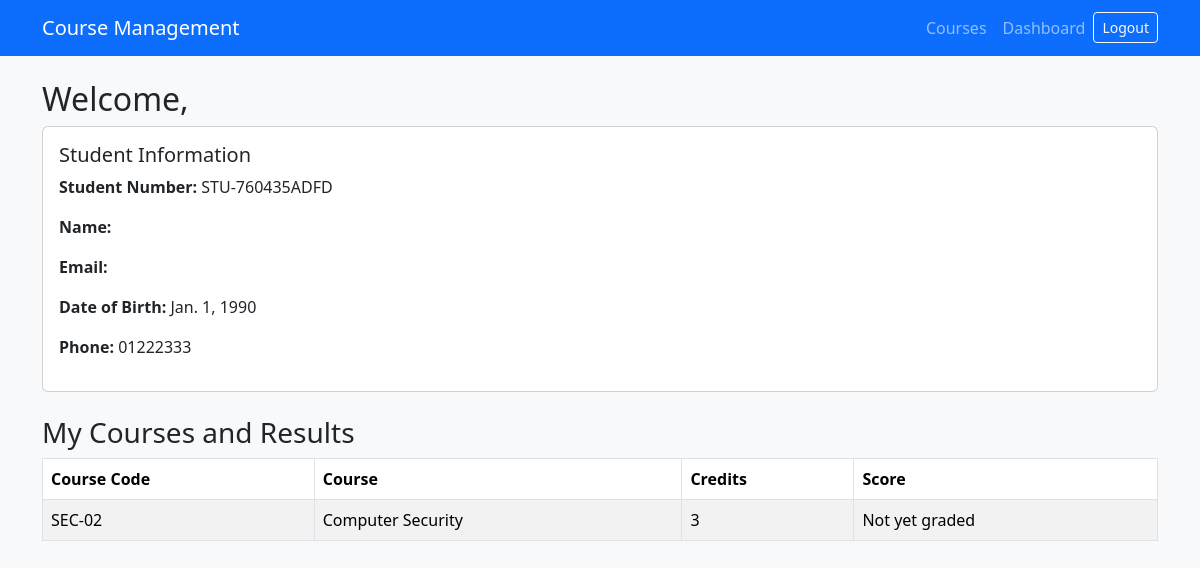
Screenshot of / (signed in) with the database file from the repository.
### records/models.py (models this page shows, shortened)
class Student(models.Model):
    user = models.OneToOneField(
        settings.AUTH_USER_MODEL,
        on_delete=models.CASCADE,
        related_name="student_profile",
    )
    student_number = models.CharField(
        max_length=20,
        unique=True,
        editable=False,
    )
    date_of_birth = models.DateField()
    phone = models.CharField(max_length=30, blank=True)
    address = models.TextField(blank=True)
    created_at = models.DateTimeField(auto_now_add=True)

class Enrollment(models.Model):
    student = models.ForeignKey(
        Student,
        on_delete=models.PROTECT,
        related_name="enrollments",
    )
    course = models.ForeignKey(
        Course,
        on_delete=models.PROTECT,
        related_name="enrollments",
    )
    enrolled_at = models.DateTimeField(auto_now_add=True)
    class Meta:
        constraints = [
            models.UniqueConstraint(
                fields=["student", "course"],
                name="unique_student_course",
            )
        ]

class Course(models.Model):
    code = models.CharField(max_length=20, unique=True)
    title = models.CharField(max_length=200)
    description = models.TextField(blank=True)
    credits = models.PositiveSmallIntegerField(default=3)
    is_active = models.BooleanField(default=True)

### records/views.py (the view)
# urls.py: path("", views.dashboard, name="dashboard"),
@login_required
def dashboard(request):
    if request.user.is_staff:
        return redirect("/admin/")
    student = get_object_or_404(
        Student.objects.prefetch_related(
            "enrollments__course",
            "enrollments__result",
        ),
        user=request.user,
    )
    return render(
        request,
        "records/dashboard.html",
        {"student": student},
    )

### records/templates/records/dashboard.html (shortened to what this page needs)
{% extends "records/base.html" %}
{% block content %}
<h2>Welcome, {{ student.user.first_name }}</h2>
<div class="card mb-4">
    <div class="card-body">
        <h5>Student Information</h5>
        <p><strong>Student Number:</strong> {{ student.student_number }}</p>
        <p><strong>Name:</strong> {{ student.user.get_full_name }}</p>
        <p><strong>Email:</strong> {{ student.user.email }}</p>
        <p><strong>Date of Birth:</strong> {{ student.date_of_birth }}</p>
        <p><strong>Phone:</strong> {{ student.phone|default:"Not provided" }}</p>
    </div>
</div>
<h3>My Courses and Results</h3>
<div class="table-responsive">
<table class="table table-striped table-bordered bg-white">
    <thead>
        <tr>
            <th>Course Code</th>
            <th>Course</th>
            <th>Credits</th>
            <th>Score</th>
        </tr>
    </thead>
    <tbody>
        {% for enrollment in student.enrollments.all %}
        <tr>
            <td>{{ enrollment.course.code }}</td>
            <td>{{ enrollment.course.title }}</td>
            <td>{{ enrollment.course.credits }}</td>
            <td>
                {% if enrollment.result %}
                    {{ enrollment.result.score }}%
                {% else %}
                    Not yet graded
                {% endif %}
            </td>
        </tr>
        {% empty %}
        <tr>
            <td colspan="4">No courses registered.</td>
        </tr>
        {% endfor %}
    </tbody>
</table>
</div>
{% endblock %}

### rows the page displays
Student: student_number "STU-760435ADFD", date_of_birth "Jan. 1, 1990", phone "01222333"
Enrollment: course.code "SEC-02", course "Computer Security", course.credits "3"
